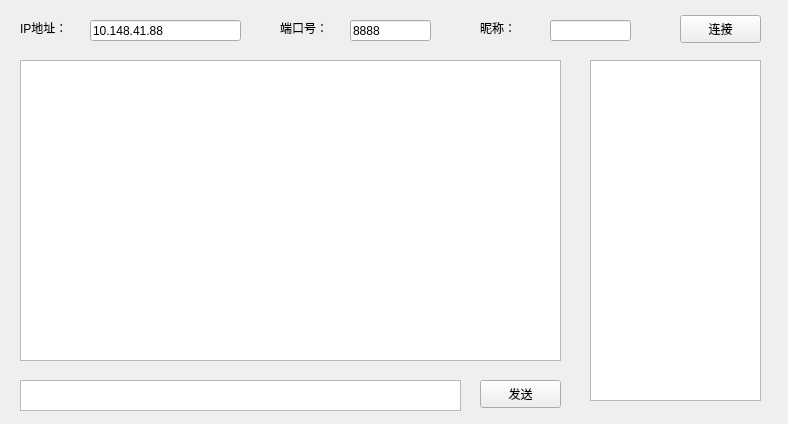
<?xml version="1.0" encoding="UTF-8"?>
<ui version="4.0">
 <class>Widget</class>
 <widget class="QWidget" name="Widget">
  <property name="geometry">
   <rect>
    <x>0</x>
    <y>0</y>
    <width>788</width>
    <height>424</height>
   </rect>
  </property>
  <property name="windowTitle">
   <string>TCP客户端</string>
  </property>
  <widget class="QLineEdit" name="leipAddress">
   <property name="geometry">
    <rect>
     <x>90</x>
     <y>20</y>
     <width>151</width>
     <height>21</height>
    </rect>
   </property>
   <property name="text">
    <string>10.148.41.88</string>
   </property>
  </widget>
  <widget class="QLineEdit" name="leport">
   <property name="geometry">
    <rect>
     <x>350</x>
     <y>20</y>
     <width>81</width>
     <height>21</height>
    </rect>
   </property>
   <property name="text">
    <string>8888</string>
   </property>
  </widget>
  <widget class="QPushButton" name="connectBtn">
   <property name="geometry">
    <rect>
     <x>680</x>
     <y>15</y>
     <width>81</width>
     <height>28</height>
    </rect>
   </property>
   <property name="text">
    <string>连接</string>
   </property>
  </widget>
  <widget class="QTextBrowser" name="textReceive">
   <property name="geometry">
    <rect>
     <x>20</x>
     <y>60</y>
     <width>541</width>
     <height>301</height>
    </rect>
   </property>
  </widget>
  <widget class="QListWidget" name="listWidget">
   <property name="geometry">
    <rect>
     <x>590</x>
     <y>60</y>
     <width>171</width>
     <height>341</height>
    </rect>
   </property>
  </widget>
  <widget class="QPlainTextEdit" name="textSend">
   <property name="geometry">
    <rect>
     <x>20</x>
     <y>380</y>
     <width>441</width>
     <height>31</height>
    </rect>
   </property>
  </widget>
  <widget class="QPushButton" name="sendBtn">
   <property name="geometry">
    <rect>
     <x>480</x>
     <y>380</y>
     <width>81</width>
     <height>28</height>
    </rect>
   </property>
   <property name="text">
    <string>发送</string>
   </property>
  </widget>
  <widget class="QLabel" name="label_2">
   <property name="geometry">
    <rect>
     <x>20</x>
     <y>20</y>
     <width>72</width>
     <height>15</height>
    </rect>
   </property>
   <property name="text">
    <string>IP地址：</string>
   </property>
  </widget>
  <widget class="QLabel" name="label">
   <property name="geometry">
    <rect>
     <x>280</x>
     <y>20</y>
     <width>72</width>
     <height>15</height>
    </rect>
   </property>
   <property name="text">
    <string>端口号：</string>
   </property>
  </widget>
  <widget class="QLineEdit" name="leport_2">
   <property name="geometry">
    <rect>
     <x>550</x>
     <y>20</y>
     <width>81</width>
     <height>21</height>
    </rect>
   </property>
   <property name="text">
    <string/>
   </property>
  </widget>
  <widget class="QLabel" name="label_3">
   <property name="geometry">
    <rect>
     <x>480</x>
     <y>20</y>
     <width>72</width>
     <height>15</height>
    </rect>
   </property>
   <property name="text">
    <string>昵称：</string>
   </property>
  </widget>
 </widget>
 <layoutdefault spacing="6" margin="11"/>
 <resources/>
 <connections/>
</ui>
